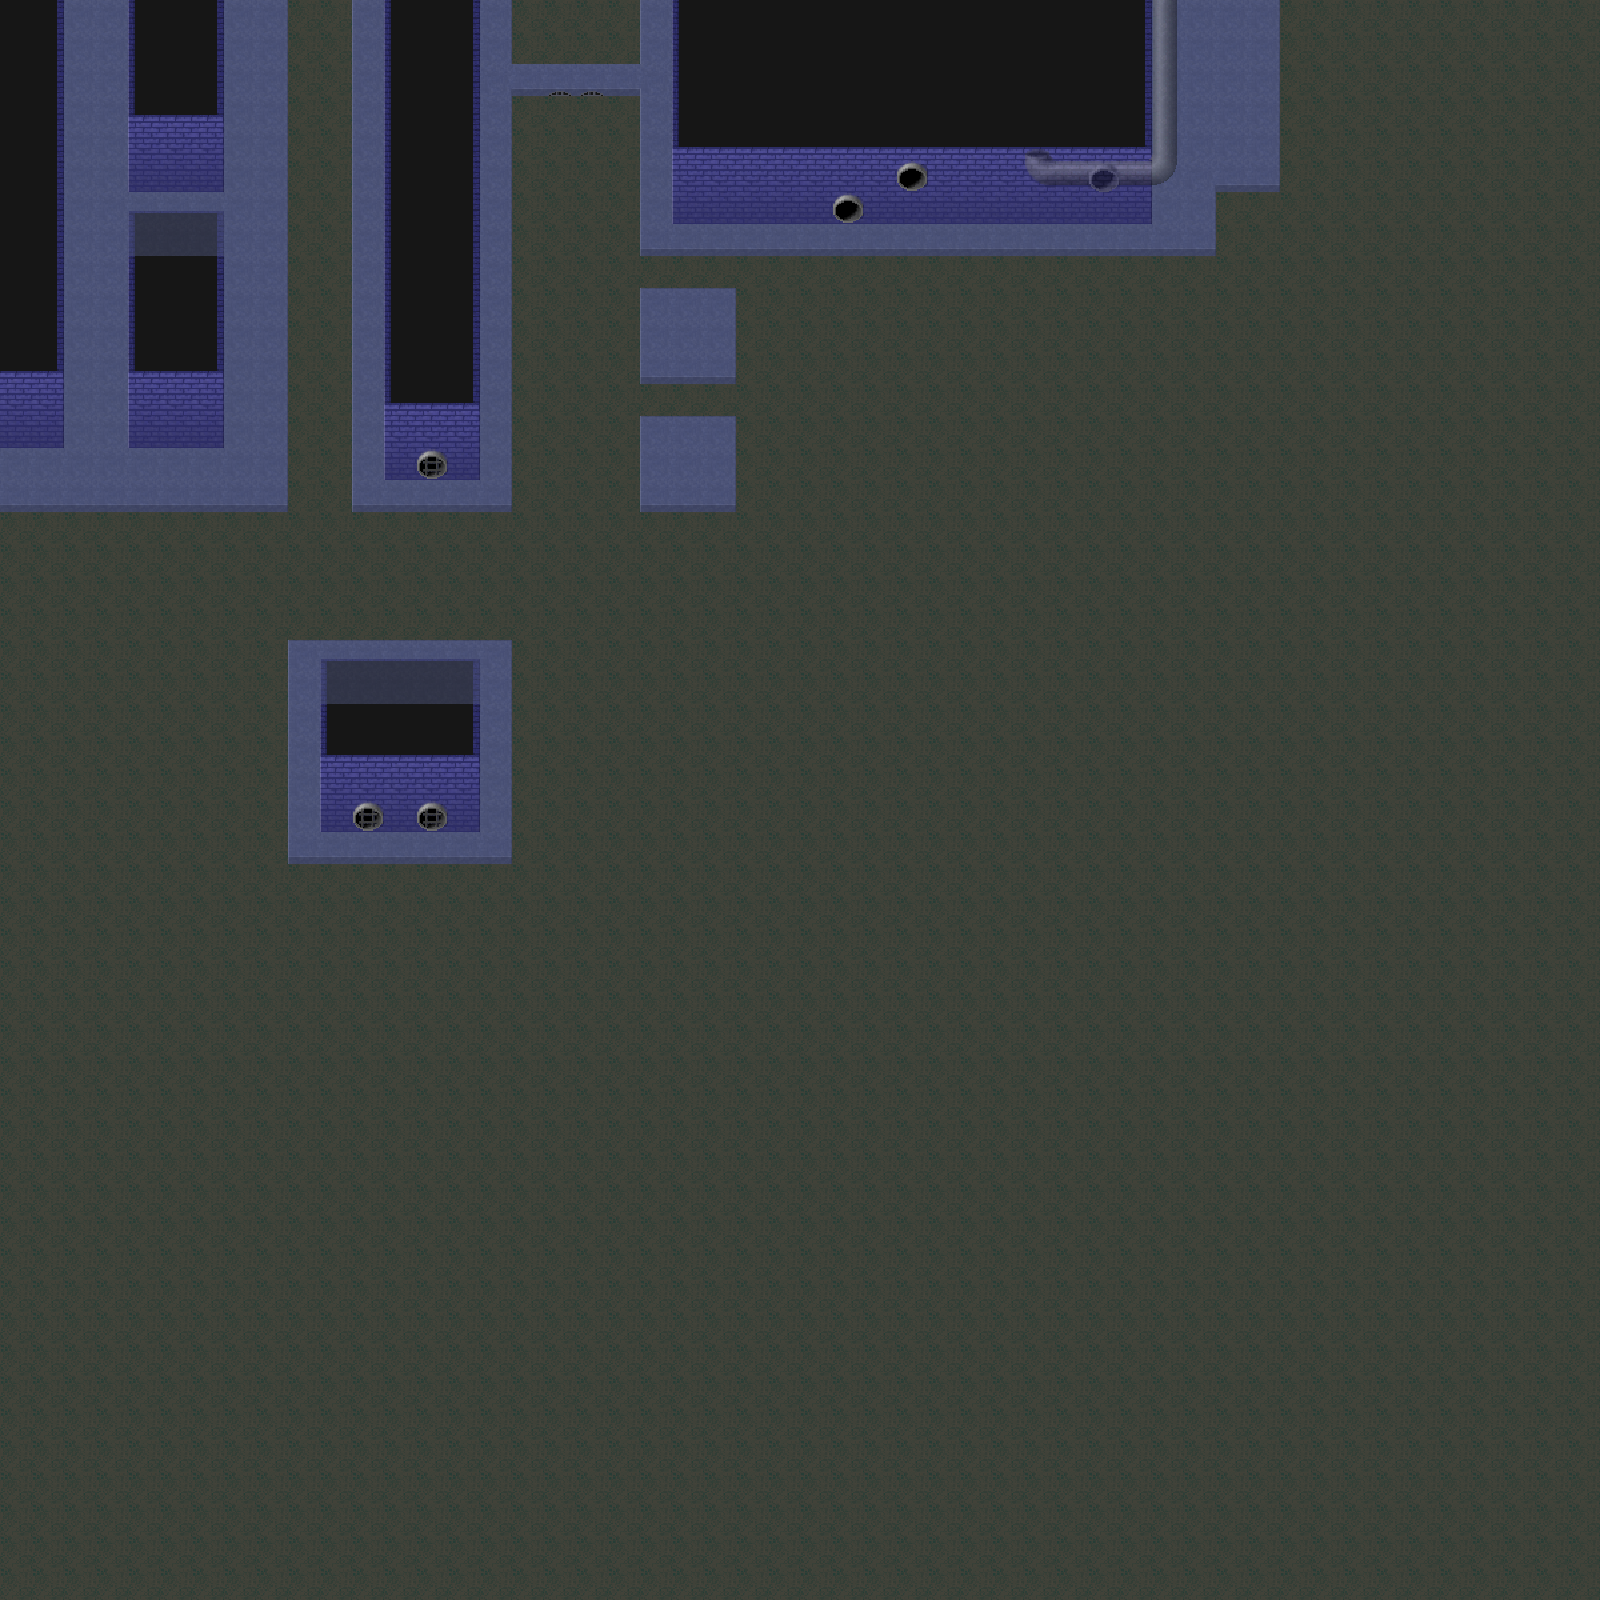

Rendered tile map (Tiled .tmx) drawn with the repository's tilesets; below, a short description and the map source with its tile grids summarised:
An orthogonal 50x50 tile map with 32x32 px tiles, 2 tile layers (Bottom, Top) and 7 objects (6x ColliderEntity, PlayerEntity).

<map version="1.0" orientation="orthogonal" width="50" height="50" tilewidth="32" tileheight="32">
 <properties>
  <property name="scale" value="1.0" />
 </properties>
 <tileset firstgid="1" name="tilemap_sewers" tilewidth="32" tileheight="32">
  <image source="tilemap_sewers.png" trans="ff00ff" width="256" height="512" />
 </tileset>
 <layer name="Bottom" width="50" height="50">
  <data>[2500 cells, 2500 non-empty, 28 distinct tile ids]</data>
 </layer>
 <objectgroup name="Objects" width="50" height="50">
  <object type="ColliderEntity" x="674" y="1" width="475" height="205" />
  <object type="ColliderEntity" x="387" y="-1" width="91" height="460" />
  <object type="ColliderEntity" x="322" y="679" width="155" height="139" />
  <object type="ColliderEntity" x="130" y="211" width="92" height="215" />
  <object type="ColliderEntity" x="130" y="0" width="93" height="161" />
  <object type="ColliderEntity" x="-1" y="1" width="63" height="423" />
  <object name="player" type="PlayerEntity" gid="73" x="672" y="340" />
 </objectgroup>
 <layer name="Top" width="50" height="50" opacity="0.49">
  <data>[2500 cells, 30 non-empty, 15 distinct tile ids]</data>
 </layer>
</map>
